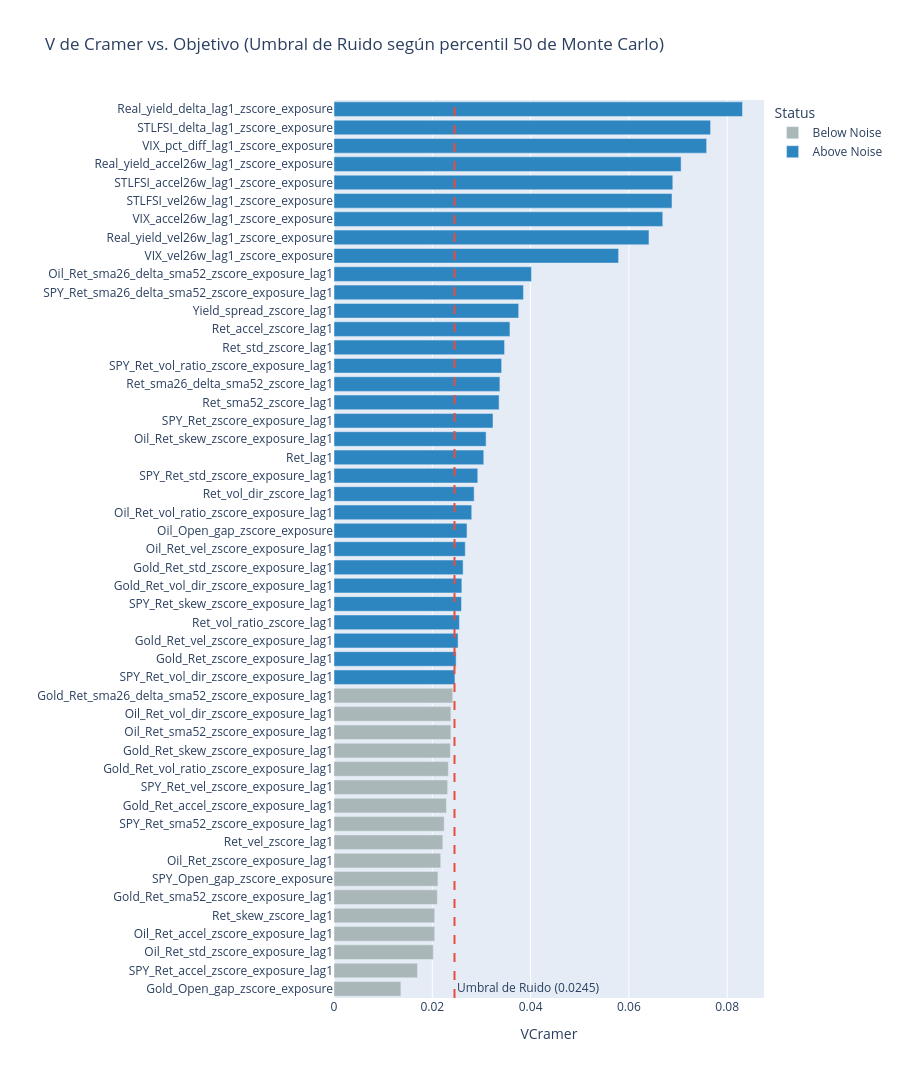

Here is the notebook cell this chart was saved with:
### Markdown cell above
### Ranking de variables (V de Cramer)

### Code cell
_ = rankear_variables(X=X, y=y, percentil=50, graficar=True)

### Figure 1 — Plotly figure (JSON) as saved in the notebook; plotly's stock layout.template omitted (floating-point values rounded to 4 significant figures)
{"data": [{"hovertemplate": "Status=Below Noise<br>VCramer=%{x}<br>index=%{y}<extra></extra>", "legendgroup": "Below Noise", "marker": {"color": "#AAB7B8", "pattern": {"shape": ""}}, "name": "Below Noise", "orientation": "h", "showlegend": true, "textposition": "auto", "type": "bar", "x": [0.01361, 0.01698, 0.0202, 0.02049, 0.02049, 0.02102, 0.02115, 0.02171, 0.02214, 0.02243, 0.02288, 0.02312, 0.02327, 0.02368, 0.02379, 0.02379, 0.02416], "xaxis": "x", "y": ["Gold_Open_gap_zscore_exposure", "SPY_Ret_accel_zscore_exposure_lag1", "Oil_Ret_std_zscore_exposure_lag1", "Oil_Ret_accel_zscore_exposure_lag1", "Ret_skew_zscore_lag1", "Gold_Ret_sma52_zscore_exposure_lag1", "SPY_Open_gap_zscore_exposure", "Oil_Ret_zscore_exposure_lag1", "Ret_vel_zscore_lag1", "SPY_Ret_sma52_zscore_exposure_lag1", "Gold_Ret_accel_zscore_exposure_lag1", "SPY_Ret_vel_zscore_exposure_lag1", "Gold_Ret_vol_ratio_zscore_exposure_lag1", "Gold_Ret_skew_zscore_exposure_lag1", "Oil_Ret_sma52_zscore_exposure_lag1", "Oil_Ret_vol_dir_zscore_exposure_lag1", "Gold_Ret_sma26_delta_sma52_zscore_exposure_lag1"], "yaxis": "y"}, {"hovertemplate": "Status=Above Noise<br>VCramer=%{x}<br>index=%{y}<extra></extra>", "legendgroup": "Above Noise", "marker": {"color": "#2E86C1", "pattern": {"shape": ""}}, "name": "Above Noise", "orientation": "h", "showlegend": true, "textposition": "auto", "type": "bar", "x": [0.02461, 0.02485, 0.02524, 0.02552, 0.02594, 0.02601, 0.02627, 0.02671, 0.02706, 0.02802, 0.02852, 0.02925, 0.03047, 0.03094, 0.03235, 0.03359, 0.03375, 0.03411, 0.0347, 0.0358, 0.03758, 0.03855, 0.04018, 0.0579, 0.06409, 0.06689, 0.06877, 0.06893, 0.07062, 0.07582, 0.07662, 0.08311], "xaxis": "x", "y": ["SPY_Ret_vol_dir_zscore_exposure_lag1", "Gold_Ret_zscore_exposure_lag1", "Gold_Ret_vel_zscore_exposure_lag1", "Ret_vol_ratio_zscore_lag1", "SPY_Ret_skew_zscore_exposure_lag1", "Gold_Ret_vol_dir_zscore_exposure_lag1", "Gold_Ret_std_zscore_exposure_lag1", "Oil_Ret_vel_zscore_exposure_lag1", "Oil_Open_gap_zscore_exposure", "Oil_Ret_vol_ratio_zscore_exposure_lag1", "Ret_vol_dir_zscore_lag1", "SPY_Ret_std_zscore_exposure_lag1", "Ret_lag1", "Oil_Ret_skew_zscore_exposure_lag1", "SPY_Ret_zscore_exposure_lag1", "Ret_sma52_zscore_lag1", "Ret_sma26_delta_sma52_zscore_lag1", "SPY_Ret_vol_ratio_zscore_exposure_lag1", "Ret_std_zscore_lag1", "Ret_accel_zscore_lag1", "Yield_spread_zscore_lag1", "SPY_Ret_sma26_delta_sma52_zscore_exposure_lag1", "Oil_Ret_sma26_delta_sma52_zscore_exposure_lag1", "VIX_vel26w_lag1_zscore_exposure", "Real_yield_vel26w_lag1_zscore_exposure", "VIX_accel26w_lag1_zscore_exposure", "STLFSI_vel26w_lag1_zscore_exposure", "STLFSI_accel26w_lag1_zscore_exposure", "Real_yield_accel26w_lag1_zscore_exposure", "VIX_pct_diff_lag1_zscore_exposure", "STLFSI_delta_lag1_zscore_exposure", "Real_yield_delta_lag1_zscore_exposure"], "yaxis": "y"}], "layout": {"annotations": [{"showarrow": false, "text": "Umbral de Ruido (0.0245)", "x": 0.02452, "xanchor": "left", "xref": "x", "y": 0, "yanchor": "bottom", "yref": "y domain"}], "barmode": "relative", "height": 1078, "legend": {"title": {"text": "Status"}, "tracegroupgap": 0}, "shapes": [{"line": {"color": "#E74C3C", "dash": "dash"}, "type": "line", "x0": 0.02452, "x1": 0.02452, "xref": "x", "y0": 0, "y1": 1, "yref": "y domain"}], "title": {"text": "V de Cramer vs. Objetivo (Umbral de Ruido según percentil 50 de Monte Carlo)"}, "xaxis": {"anchor": "y", "domain": [0, 1], "title": {"text": "VCramer"}}, "yaxis": {"anchor": "x", "domain": [0, 1], "dtick": 1, "title": {"text": ""}}}}
